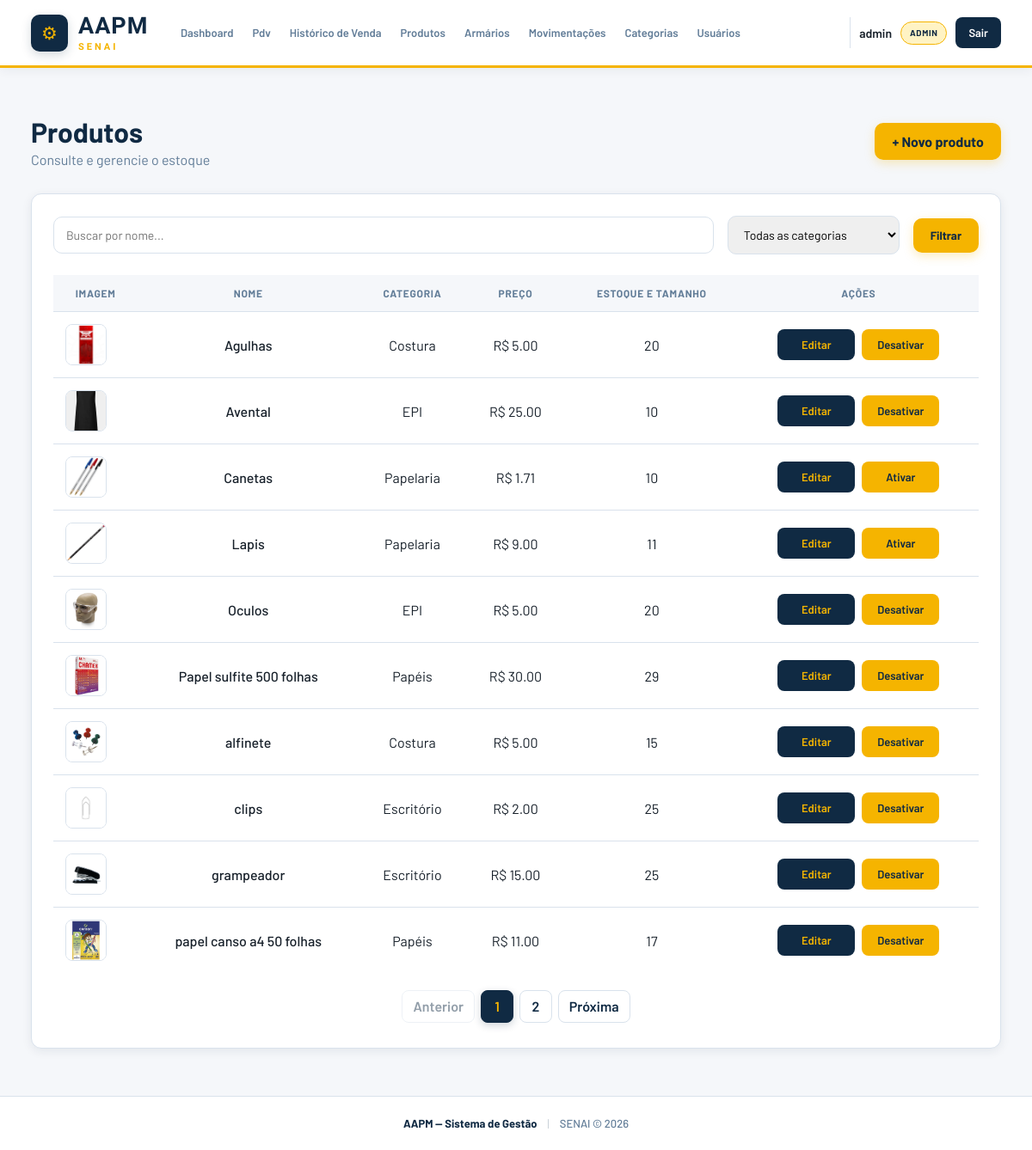
The page /produtos/ (signed in) on the database its author committed.
### app/models/produto.py (models this page shows, shortened)
class Produto(Base):
    __tablename__ = "produtos"
    id = Column(Integer, primary_key=True, autoincrement=True, index=True)
    nome = Column(String(150), nullable=False, index=True)
    preco = Column(Float, nullable=False, default=0.0)
    estoque_atual = Column(Integer, nullable=False, default=0)
    ativo = Column(Boolean, default=True)
    imagem_path = Column(String(255), nullable=True)
    categoria_id = Column(Integer, ForeignKey("categorias.id", ondelete="SET NULL"), nullable=True)
    categoria = relationship("Categoria", back_populates="produtos")
    tamanhos  = relationship("ProdutoTamanho", back_populates="produto", cascade="all, delete-orphan")

### app/models/categoria.py (models this page shows)
class Categoria(Base):
    __tablename__ = "categorias"
    id = Column(Integer, primary_key=True,autoincrement=True, index=True)
    nome = Column(String(100), nullable=False, unique=True)
    ativo = Column(Boolean, default=True)
    produtos = relationship("Produto", back_populates="categoria", lazy="select")

### app/controllers/produto_controller.py (the view)
@router.get("/")
def listar_produtos(
    request: Request,
    busca: str = "",
    categoria_id: int = 0,
    page: int = 1,
    db: Session = Depends(get_db),
    usuario = Depends(get_usuario_logado)
):
    query = db.query(Produto)
    if usuario['role'] != 'admin':
        query = query.filter(Produto.ativo == True)
    if busca:
        query = query.filter(Produto.nome.ilike(f"%{busca}%"))
    if categoria_id:
        query = query.filter(Produto.categoria_id == categoria_id)
    produtos, pagination = paginate(query.order_by(Produto.nome), page)
    categorias = db.query(Categoria).filter(Categoria.ativo == True).all()
    return templates.TemplateResponse(
        request,
        "produtos/index.html",
        {
            "request":      request,
            "usuario":      usuario,
            "produtos":     produtos,
            "categorias":   categorias,
            "pagination":   pagination,
            "busca":        busca,
            "categoria_id": categoria_id,
        }
    )

### app/templates/produtos/index.html (shortened to what this page needs)
{% extends "base.html" %}
{% block extra_css %}<link rel="stylesheet" href="/static/css/pro-index.css">{% endblock %}
{% block conteudo %}
<div class="page-header">
  <div>
    <h1 class="page-title">Produtos</h1>
    <p class="page-subtitle">Consulte e gerencie o estoque</p>
  </div>
  {% if usuario['role'] == 'admin' %}
  <a href="/produtos/novo" class="btn-primary">+ Novo produto</a>
  {% endif %}
</div>
<div class="card">
  <form method="get" action="/produtos" style="display:flex;gap:1rem;margin-bottom:1.5rem;flex-wrap:wrap">
    <input type="text" name="busca" class="form-input" placeholder="Buscar por nome..." value="{{ busca }}"
      style="flex:1;min-width:200px">
    <select name="categoria_id" class="form-input form-select" style="width:200px">
      <option value="0">Todas as categorias</option>
    </select>
    <button type="submit" class="btn-primary">
      Filtrar
    </button>
  </form>
  <div class="table-wrapper">
    <table class="table">
      <thead>
        <tr>
          <th>Imagem</th>
          <th>Nome</th>
          <th>Categoria</th>
          <th>Preço</th>
          <th>Estoque e Tamanho</th>
          {% if usuario['role'] == 'admin' %}
          <th>Ações</th>
          {% endif %}
        </tr>
      </thead>
      <tbody>
        {% for p in produtos %}
        <tr>
          <td>
            <img src="{{ url_for('static', path=p.imagem_path if p.imagem_path else 'img/sem-foto.png') }}"
              alt="{{ p.nome }}" width="48" height="48">
          </td>
          <td class="produto-nome">
            {{ p.nome }}
          </td>
          <td>
            {{ p.categoria.nome if p.categoria else "—" }}
          </td>
          <td>
            R$ {{ "%.2f"|format(p.preco) }}
          </td>
          <td class="estoque-produto">
            {% if p.tamanhos %}
            <button type="button" class="btn-table" onclick="abrirTamanhos({{ p.id }})">
              Ver tamanhos
            </button>
            <div id="tamanhos-{{ p.id }}" class="produto-tamanhos" style="display:none">
              {% for t in p.tamanhos %}
              <div class="tamanho-info">
                <strong>
                  {{ t.tamanho }}
                </strong>
                <span class="tamanho-estoque">
                  {{ t.estoque }} un.
                </span>
              </div>
              {% endfor %}
            </div>
            {% else %}
            {{ p.estoque_atual }}
            {% endif %}
          </td>
          {% if usuario['role'] == 'admin' %}
          <td class="td-actions">
            <div class="actions-group">
              <a href="/produtos/{{ p.id }}/editar" class="btn-table">
                Editar
              </a>
              <form action="/produtos/{{ p.id }}/desativar" method="post">
                <button type="submit" class="btn-table btn-table--warn">
                  {% if p.ativo %}
                  Desativar
                  {% else %}
                  Ativar
                  {% endif %}
                </button>
              </form>
            </div>
          </td>
          {% endif %}
        </tr>
        {% endfor %}
      </tbody>
    </table>
    {% include "paginacao/index.html" %}
  </div>
</div>
{% endblock %}

### app/static/css/base.css (style rules this page uses)
* { margin: 0; padding: 0; box-sizing: border-box; }
html { scroll-behavior: smooth; }
body { min-height: 100vh; display: flex; flex-direction: column; font-family: "Barlow", sans-serif; background: var(--fundo); color: var(--texto); -webkit-font-smoothing: antialiased; text-rendering: optimizeLegibility; }
:root { --azul: #102A43; --azul-2: #243B53; --azul-3: #486581; --laranja: #F5B400; --laranja-2: #D99F00; --laranja-claro: #FFF3C4; --branco: #FFFFFF; --fundo: #F5F7FA; --fundo-card: #FFFFFF; --texto: #17202A; --texto-secundario: #627D98; --borda: #D9E2EC; --verde: #2F855A; --vermelho: #C53030; --sombra: 0 5px 20px rgba(16, 42, 67, 0.08); --sombra-hover: 0 10px 28px rgba(16, 42, 67, 0.14); --radius: 12px; }
button, input, select, textarea { font-family: inherit; }
button { cursor: pointer; }
a { color: inherit; }
img { max-width: 100%; display: block; }

### app/static/css/pro-index.css (style rules this page uses)
.page-title { font-size: 32px; font-weight: 700; color: var(--azul); }
.page-subtitle { color: var(--texto-secundario); margin-top: 4px; }
.produto-nome { color: var(--texto); font-weight: 500; }
.card { background: var(--branco); border: 1px solid var(--borda); border-radius: 12px; padding: 25px; box-shadow: 0 3px 12px rgba(16, 42, 67, 0.08); }
.card form { display: flex; gap: 12px; flex-wrap: wrap; align-items: center; margin-bottom: 25px; padding: 0; background: none; box-shadow: none; }
.form-input { padding: 12px 14px; border: 1px solid var(--borda); border-radius: 10px; font-size: 14px; }
.form-select { cursor: pointer; }
.btn-primary { display: inline-flex; align-items: center; justify-content: center; padding: 12px 20px; background: linear-gradient(135deg, var(--laranja), var(--laranja)); color: var(--azul); font-weight: 700; border: none; border-radius: 10px; text-decoration: none; box-shadow: 0 4px 12px rgba(245,180,0,.25); transition: .2s; }
.table { width: 100%; border-collapse: collapse; }
.table thead { background: var(--fundo); }
.table th { padding: 14px; color: var(--texto-secundario); border-bottom: 1px solid var(--borda); font-size: 12px; font-weight: 700; text-transform: uppercase; letter-spacing: .06em; white-space: nowrap; }
.table td { padding: 14px; border-bottom: 1px solid var(--borda); vertical-align: middle; }
.table th, .table td { text-align: center; }
.table tbody tr { transition: background 0.2s ease; }
.table tbody tr:last-child td { border-bottom: none; }
.table img { width: 48px; height: 48px; object-fit: cover; border: 1px solid var(--borda); border-radius: 8px; }
.table td a { color: var(--azul); font-weight: 600; text-decoration: none; }
.estoque-produto { text-align: center; }
.td-actions { text-align: center; white-space: nowrap; }
.actions-group { display: flex; align-items: center; justify-content: center; gap: 8px; }
.td-actions form { margin: 0; padding: 0; background: none; border: none; box-shadow: none; display: inline-flex; }
.btn-table { display: inline-flex; align-items: center; justify-content: center; min-width: 90px; height: 36px; border: none; border-radius: 8px; background: var(--azul); color: var(--laranja); font-size: 13px; font-weight: 600; text-decoration: none; cursor: pointer; transition: background .2s ease, transform .2s ease, box-shadow .2s ease; }
.table td a.btn-table { color: var(--laranja); }
.btn-table--warn { background: var(--laranja); color: var(--azul); }

### rows shown on the page
Produto: imagem_path (picture), nome "Agulhas", categoria "Costura", preco "5.00", estoque_atual "20", ativo "Desativar"
Produto: imagem_path (picture), nome "Avental", categoria "EPI", preco "25.00", estoque_atual "10", ativo "Desativar"
Produto: imagem_path (picture), nome "Canetas", categoria "Papelaria", preco "1.71", estoque_atual "10", ativo "Ativar"
Produto: imagem_path (picture), nome "Lapis", categoria "Papelaria", preco "9.00", estoque_atual "11", ativo "Ativar"
Produto: imagem_path (picture), nome "Oculos", categoria "EPI", preco "5.00", estoque_atual "20", ativo "Desativar"
Produto: imagem_path (picture), nome "Papel sulfite 500 folhas", categoria "Papéis", preco "30.00", estoque_atual "29", ativo "Desativar"
Produto: imagem_path (picture), nome "alfinete", categoria "Costura", preco "5.00", estoque_atual "15", ativo "Desativar"
Produto: imagem_path (picture), nome "clips", categoria "Escritório", preco "2.00", estoque_atual "25", ativo "Desativar"
Produto: imagem_path (picture), nome "grampeador", categoria "Escritório", preco "15.00", estoque_atual "25", ativo "Desativar"
Produto: imagem_path (picture), nome "papel canso a4 50 folhas", categoria "Papéis", preco "11.00", estoque_atual "17", ativo "Desativar"

### other values the page prints
{{ usuario.nome }} "admin"
{{ usuario.role }} "ADMIN"
{{ numero }} "1" "2"
